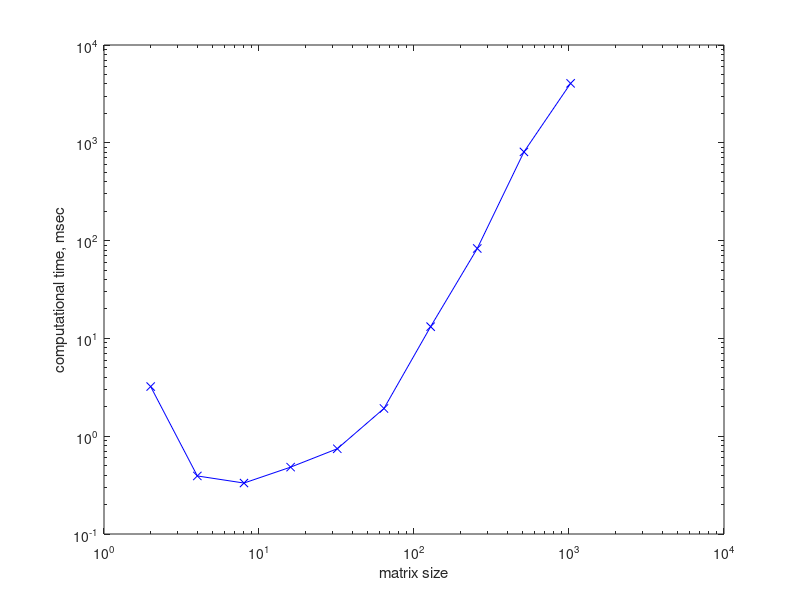

MATLAB code to generate this figure:

% sample MATLAB code for 052:185
% process dynamics and process control
% charles stanier, fall 2009
% University of Iowa

% objective.  
% this script is to demonstrate a number of features of vectors and
% matrices
% and to provide sample code for students to solve their own problems
% using vectors and matrices

% it is a script, and all variables made or created are in the main
% workspace.  

% Name:     sample_code_2.m
% Purpose:  Demonstrate many matrix and vector features in matlab
%
% some preliminary things that should go in almost all matlab scripts
close all % closes any open graphics windows
clear variables % clears all variables from memory.  On the one hand, this prevents 
 
 
%% part one --- using helpwin

% you can always enter the help window by typing helpwin at the command
% line.
% for example, to go find a tutorial on vectors and matrices, I do the
% following

% 1.  type "helpwin"
% 2.  in the contents tab, expand the 'MATLAB' section
% 3.  in the MATLAB section, expand the 'Mathematics' section
%     in the Mathematics section, go to 'Matrices and Arrays / Creating and
%     Concatenating Matrices'
% PLEASE READ the first 4 sections (Creating and Concat, Matrix Indexing,
%   Getting Info.., and Resizing and Reshaping)

%% part two --- some examples

% A. making a vector explicitly

fprintf('\n-----------example A---------\n');

rowvec = [ 1 2 3 4 8 10 11 ];

% find out its size
[nrow ncol] = size(rowvec);
fprintf('The size of rowvec is %d x %d.\nIn other words it has %d rows and %d columns\n',nrow,ncol,nrow,ncol);

% now let's transpose it 

transrowvec = rowvec';
[nrow ncol] = size(transrowvec);
fprintf('The size of the transpose of rowvec is %d x %d.\nIn other words it has %d rows and %d columns\n',nrow,ncol,nrow,ncol);

% B.  making a vector out of random numbers
pause
fprintf('\n-----------example B---------\n');

Bvec = rand(10,1);  % makes a column vector of 10 random numbers

minB = min(Bvec);
maxB = max(Bvec);
fprintf('The smallest element in B is %f\n',minB);
fprintf('The largest element in B is %f\n',maxB);

% C.  making a vector using linear spacing
pause
fprintf('\n-----------example C---------\n');

Cvec = linspace( 10,1000, 10);  % makes a row vector that starts at 10, ends at 1000, and has 43 elements
disp(Cvec(1:5)); % displays the first 5 elements of Cvec
% note there is also a logspace

% D. making a vector by specifying the spacing
pause
fprintf('\n-----------example D---------\n');

startnum = 1.2;

Dvec = [ startnum:0.1:1.5 ]; % goes from startnum to 1.5 with a spacing of 0.1
disp(Dvec);

% E.  some simple vector operations
pause
fprintf('\n-----------example E---------\n');

% element by element operations.  
% lets say we wanted to 10 stock prices, and 10 stock values per share,
% and calculate the portfolio value

number_shares = floor(100*rand(1,10));
share_price   = 20*rand(1,10);

value_vector = number_shares .* share_price; % this will do element by element 
% multiplications

for i=1:length(number_shares);
    fprintf('  stock %i\t%d shares\t$%5.2f\t$%5.2f\n',i,number_shares(i),share_price(i),value_vector(i));
end
fprintf('total portfolio value: $%5.2f\n',sum(value_vector));

% F.  some more simple vector operations
pause
fprintf('\n-----------example F---------\n');

% dot products and cross products

vF1 = rand(1,4);
vF2 = rand(1,4);

% the size after matrix muliplication of ( a x b ) ( c x d ) = ( a x d ) AND b and c must match

% so we cannot multiply vF1 and vF2

%vF1 * vF2

% comment out the error

% but we can multiply   ( 1 x 4 ) ( 4 x 1 )  giving a 1 x 1 scalar.  
% that is the inner (or dot) product

dp = vF1 * vF2'

% and we can multiply  ( 4 x 1 ) ( 1 x 4 ) giving a 4 x 4 matrix

matF = vF1' * vF2

% and if we have a 1x3 array, that can represent a vector in 3D Euclidian
% space, and there the cross product is defined.  
% we no that the following is true

% parallel vectors, should have cross product of zero, and dot product of 1
% perpendicular vectors, should have cross product that is length 1 (and
% perpendicular to the original two vectors) and dot product of zero

v1 = [ 1 0 0 ]; % unit vector in x dir
v2 = [ 0 1 0 ]; % unit vector in y dir
v3 = [ 0 0 1 ]; % unit vector in z dir

% parallel vectors
fprintf('Dot product parallel\n');
v1*v1'
fprintf('Cross product parallel\n');
cross(v1,v1)
fprintf('Dot product perpendicular\n');
v1*v2'
fprintf('Cross product perpendicular\n');
cross(v1,v2)

pause
% G.  Ax=b type problems

fprintf('\n-----------example G---------\n');

% lets solve an Ax=b problem where A is a matrix, x is a vector, and b is a
% vector
% this is equivalant to solving a system of linear equations

% the system is overdetermined if there are many equations (long b, short
% x), fully specified (length x is length b, or more precisely the rank A
% is the length of b), or underdetermined (long x, short b).

% fully determined case

A = rand(4,4);
b = rand(4,1);

% then ( 4 x 4 ) ( 4 x 1 ) = ( 4 x 1)

x = A\b  % this is matrix 'left division'

% it is roughly equivalant to inv(A) b  but calculated differently
% run this from the command line to bring up the help
% web([docroot '/techdoc/ref/arithmeticoperators.html'])

% check your answer

fprintf('original b\n');
disp(b)
fprintf('Ax\n');
A*x
pause 

% can do this using the inverse feature, but if you don't need the inverse,
% you should avoid calculating it where possible

x2 = inv(A)*b

% now lets try an overdetermined case (long b, short x)
% or    ( 6 x 4 ) (4 x 1 ) = ( 6 x 1)
pause
fprintf('overdetermined case\n');
A = rand(6,4);
b = rand(6,1);

x = A\b 

fprintf('original b\n');
disp(b)
fprintf('Ax\n');
A*x
% in the overdetermined case, this solution is equivalent to a linear least
% squares best fit through the data

% now lets try an underdetermined case (long x, short b)
% or    ( 4 x 6 ) (6 x 1 ) = ( 4 x 1)
pause
fprintf('underdetermined case\n');
A = rand(4,6);
b = rand(4,1);

x = A\b 

fprintf('original b\n');
disp(b)
fprintf('Ax\n');
A*x
% in the overdetermined case, this solution is equivalent to a linear least
% squares best fit through the data
fprintf('matlab doesn''t tell you but this is not the only solution\n');
pause 

% example H, computational efficiency

pause
fprintf('\n-----------example H---------\n');

% lets time matlab and see how long it takes to calculate the eigenvalues
% of various random matrices

% let's go up to matrices of size 2 to the 10th (1024)

size = 2;
ncalcs = 10;
for exp=1:ncalcs
    fprintf('calculation %d of %d, please be patient\n',exp,ncalcs);
    nrow = 2^exp;
    M = rand( nrow );
    starttime = now;
    lambda = eig(M);
    endtime = now;
    elap_time_msec = (endtime-starttime)*24*60*60*1000; % converts the time from days to milli-seconds
    elap_time_vec(exp) = elap_time_msec;
    size_vec(exp) = nrow;
end

% make a log log plot
loglog(size_vec,elap_time_vec,'b-x');
xlabel('matrix size');
ylabel('computational time, msec');




